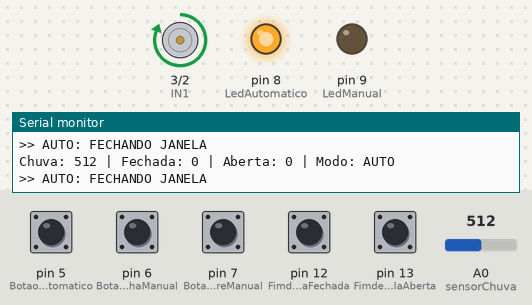
Bench run of a sketch on a simulated Arduino Uno, built with avr-gcc and run on an emulated ATmega328P. Shown: motor-driver pin pairs drawn as motors (green arrow = first pin HIGH = forward, orange = second pin HIGH = backward, longer = more drive), output pins drawn as LEDs (lit = HIGH), the last lines printed to the serial monitor. The test bench sets the inputs (shaded band); at power-on: pin 5 (BotaoManualAutomatico), pin 6 (BotaoFechaManual), pin 7 (BotaoAbreManual), pin 12 (FimdeCursoJanelaFechada), pin 13 (FimdeCursoJanelaAberta) HIGH, A0 (sensorChuva) = 512.

Above: at 1.3 s.
1.4 s: A0 (sensorChuva) set to 782
2.9 s: A0 (sensorChuva) set to 812
At 4.0 s:
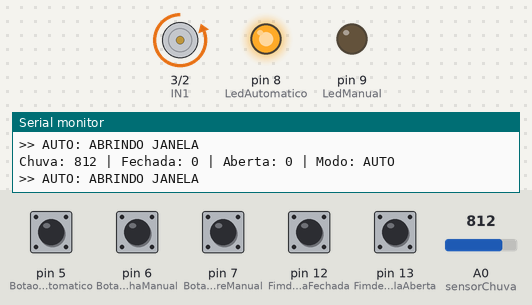
4.5 s: pin 5 (BotaoManualAutomatico) pulled LOW for 0.6 s
At 6.1 s:
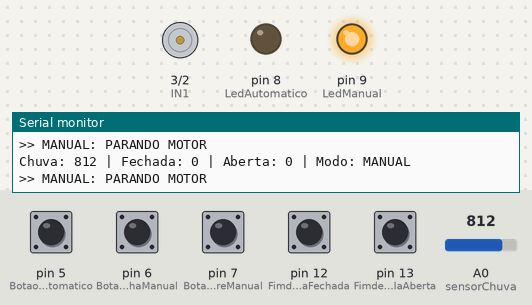
6.6 s: pin 6 (BotaoFechaManual) pulled LOW for 0.6 s
At 7.3 s:
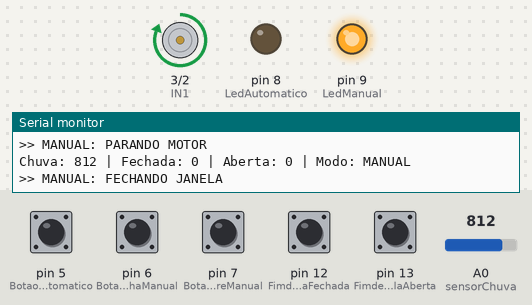
8.9 s: pin 7 (BotaoAbreManual) pulled LOW for 0.6 s
At 9.4 s:
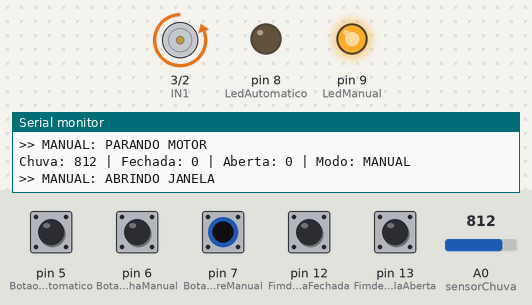
11.0 s: pin 5 (BotaoManualAutomatico) pulled LOW for 1 s
At 11.8 s:
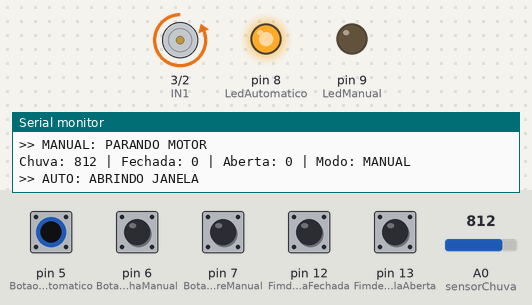
Timing chart, 0 to 14.0 s (numbered marks = the images above; inputs shaded):
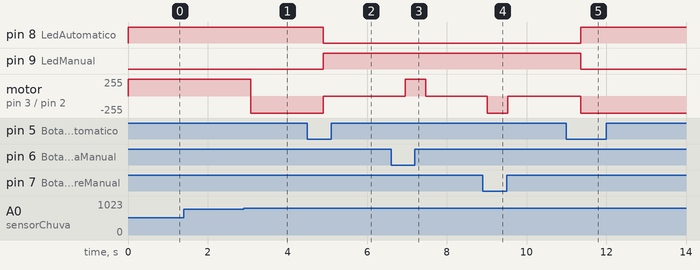

The sketch:

janela-automatica.ino
```cpp
#define sensorChuva A0
#define FimdeCursoJanelaFechada 12
#define FimdeCursoJanelaAberta 13
#define BotaoManualAutomatico 5
#define BotaoFechaManual 6
#define BotaoAbreManual 7
#define LedAutomatico 8
#define LedManual 9
#define IN1 3  // Entrada da ponte H
#define IN2 2  // Entrada da ponte H

bool modoAutomatico = true;
bool botaoModoAnterior = LOW;

void setup() {
  pinMode(sensorChuva, INPUT);
  pinMode(FimdeCursoJanelaFechada, INPUT_PULLUP);
  pinMode(FimdeCursoJanelaAberta, INPUT_PULLUP);
  pinMode(BotaoManualAutomatico, INPUT_PULLUP);
  pinMode(BotaoFechaManual, INPUT_PULLUP);
  pinMode(BotaoAbreManual, INPUT_PULLUP);

  pinMode(LedAutomatico, OUTPUT);
  pinMode(LedManual, OUTPUT);
  pinMode(IN1, OUTPUT);
  pinMode(IN2, OUTPUT);

  Serial.begin(9600);
}

void loop() {
  int leituraChuva = analogRead(sensorChuva);
  bool janelaFechada = digitalRead(FimdeCursoJanelaFechada) == LOW;
  bool janelaAberta = digitalRead(FimdeCursoJanelaAberta) == LOW;

  Serial.print("Chuva: ");
  Serial.print(leituraChuva);
  Serial.print(" | Fechada: ");
  Serial.print(janelaFechada);
  Serial.print(" | Aberta: ");
  Serial.print(janelaAberta);
  Serial.print(" | Modo: ");
  Serial.println(modoAutomatico ? "AUTO" : "MANUAL");

  // Alternar modo
  bool botaoModoAtual = digitalRead(BotaoManualAutomatico) == LOW;
  if (botaoModoAtual && !botaoModoAnterior) {
    modoAutomatico = !modoAutomatico;
    delay(300);  // Debounce
  }
  botaoModoAnterior = botaoModoAtual;

  // LEDs de indicação
  digitalWrite(LedAutomatico, modoAutomatico ? HIGH : LOW);
  digitalWrite(LedManual, modoAutomatico ? LOW : HIGH);

  if (modoAutomatico) {
    if (leituraChuva < 800 && !janelaFechada) {
      Serial.println(">> AUTO: FECHANDO JANELA");
      fecharJanela();
    } else if (leituraChuva >= 800 && !janelaAberta) {
      Serial.println(">> AUTO: ABRINDO JANELA");
      abrirJanela();
    } else {
      Serial.println(">> AUTO: PARANDO MOTOR");
      pararMotor();
    }

  } else {
    if (digitalRead(BotaoAbreManual) == LOW && !janelaAberta) {
      Serial.println(">> MANUAL: ABRINDO JANELA");
      abrirJanela();
    } else if (digitalRead(BotaoFechaManual) == LOW && !janelaFechada) {
      Serial.println(">> MANUAL: FECHANDO JANELA");
      fecharJanela();
    } else {
      Serial.println(">> MANUAL: PARANDO MOTOR");
      pararMotor();
    }
  }

  delay(500);
}

void abrirJanela() {
  digitalWrite(IN1, LOW);   // Gira motor para abrir
  digitalWrite(IN2, HIGH);
}

void fecharJanela() {
  digitalWrite(IN1, HIGH);  // Gira motor para fechar
  digitalWrite(IN2, LOW);
}

void pararMotor() {
  digitalWrite(IN1, LOW);
  digitalWrite(IN2, LOW);
}
```

Measured:
- the behaviour switches between 799 and 800 on A0 (sensorChuva) (found by bisection; images 0 and 1)
- after the input at 2.9 s, motor on pin 3 (IN1) / pin 2 (IN2): forward 255/255 → backward 255/255 after 0.18 s
- after the input at 4.5 s, pin 8 (LedAutomatico): HIGH → LOW after 0.40 s; pin 9 (LedManual): LOW → HIGH after 0.40 s; motor on pin 3 (IN1) / pin 2 (IN2): backward 255/255 → stopped after 0.40 s
- after the input at 6.6 s, motor on pin 3 (IN1) / pin 2 (IN2): stopped → forward 255/255 after 0.36 s, → stopped 0.51 s later
- after the input at 8.9 s, motor on pin 3 (IN1) / pin 2 (IN2): stopped → backward 255/255 after 0.12 s, → stopped 0.51 s later
- after the input at 11.0 s, pin 8 (LedAutomatico): LOW → HIGH after 0.36 s; pin 9 (LedManual): HIGH → LOW after 0.36 s; motor on pin 3 (IN1) / pin 2 (IN2): stopped → backward 255/255 after 0.36 s
